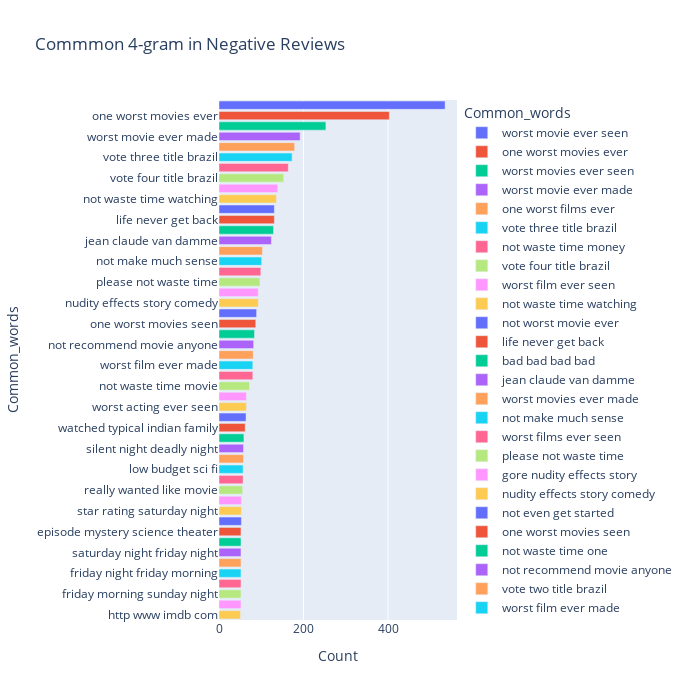

The notebook cell this image was saved under:
### Code cell
#top 50 4-gram negative reviews
most_common_uni = get_top_text_ngrams(df.Reviews_clean[df['Ratings']<=4],50,4)
most_common_uni = dict(most_common_uni)
temp = pd.DataFrame(columns = ["Common_words" , 'Count'])
temp["Common_words"] = list(most_common_uni.keys())
temp["Count"] = list(most_common_uni.values())
fig = px.bar(temp, x="Count", y="Common_words", title='Commmon 4-gram in Negative Reviews', orientation='h', 
             width=700, height=700,color='Common_words')
fig.show()

### Figure 1 — Plotly figure (JSON) as saved in the notebook; plotly's stock layout.template omitted (floating-point values rounded to 4 significant figures)
{"data": [{"alignmentgroup": "True", "hovertemplate": "Common_words=%{y}<br>Count=%{x}<extra></extra>", "legendgroup": "worst movie ever seen", "marker": {"color": "#636efa", "pattern": {"shape": ""}}, "name": "worst movie ever seen", "offsetgroup": "worst movie ever seen", "orientation": "h", "showlegend": true, "textposition": "auto", "type": "bar", "x": [535], "xaxis": "x", "y": ["worst movie ever seen"], "yaxis": "y"}, {"alignmentgroup": "True", "hovertemplate": "Common_words=%{y}<br>Count=%{x}<extra></extra>", "legendgroup": "one worst movies ever", "marker": {"color": "#EF553B", "pattern": {"shape": ""}}, "name": "one worst movies ever", "offsetgroup": "one worst movies ever", "orientation": "h", "showlegend": true, "textposition": "auto", "type": "bar", "x": [403], "xaxis": "x", "y": ["one worst movies ever"], "yaxis": "y"}, {"alignmentgroup": "True", "hovertemplate": "Common_words=%{y}<br>Count=%{x}<extra></extra>", "legendgroup": "worst movies ever seen", "marker": {"color": "#00cc96", "pattern": {"shape": ""}}, "name": "worst movies ever seen", "offsetgroup": "worst movies ever seen", "orientation": "h", "showlegend": true, "textposition": "auto", "type": "bar", "x": [253], "xaxis": "x", "y": ["worst movies ever seen"], "yaxis": "y"}, {"alignmentgroup": "True", "hovertemplate": "Common_words=%{y}<br>Count=%{x}<extra></extra>", "legendgroup": "worst movie ever made", "marker": {"color": "#ab63fa", "pattern": {"shape": ""}}, "name": "worst movie ever made", "offsetgroup": "worst movie ever made", "orientation": "h", "showlegend": true, "textposition": "auto", "type": "bar", "x": [192], "xaxis": "x", "y": ["worst movie ever made"], "yaxis": "y"}, {"alignmentgroup": "True", "hovertemplate": "Common_words=%{y}<br>Count=%{x}<extra></extra>", "legendgroup": "one worst films ever", "marker": {"color": "#FFA15A", "pattern": {"shape": ""}}, "name": "one worst films ever", "offsetgroup": "one worst films ever", "orientation": "h", "showlegend": true, "textposition": "auto", "type": "bar", "x": [179], "xaxis": "x", "y": ["one worst films ever"], "yaxis": "y"}, {"alignmentgroup": "True", "hovertemplate": "Common_words=%{y}<br>Count=%{x}<extra></extra>", "legendgroup": "vote three title brazil", "marker": {"color": "#19d3f3", "pattern": {"shape": ""}}, "name": "vote three title brazil", "offsetgroup": "vote three title brazil", "orientation": "h", "showlegend": true, "textposition": "auto", "type": "bar", "x": [173], "xaxis": "x", "y": ["vote three title brazil"], "yaxis": "y"}, {"alignmentgroup": "True", "hovertemplate": "Common_words=%{y}<br>Count=%{x}<extra></extra>", "legendgroup": "not waste time money", "marker": {"color": "#FF6692", "pattern": {"shape": ""}}, "name": "not waste time money", "offsetgroup": "not waste time money", "orientation": "h", "showlegend": true, "textposition": "auto", "type": "bar", "x": [164], "xaxis": "x", "y": ["not waste time money"], "yaxis": "y"}, {"alignmentgroup": "True", "hovertemplate": "Common_words=%{y}<br>Count=%{x}<extra></extra>", "legendgroup": "vote four title brazil", "marker": {"color": "#B6E880", "pattern": {"shape": ""}}, "name": "vote four title brazil", "offsetgroup": "vote four title brazil", "orientation": "h", "showlegend": true, "textposition": "auto", "type": "bar", "x": [153], "xaxis": "x", "y": ["vote four title brazil"], "yaxis": "y"}, {"alignmentgroup": "True", "hovertemplate": "Common_words=%{y}<br>Count=%{x}<extra></extra>", "legendgroup": "worst film ever seen", "marker": {"color": "#FF97FF", "pattern": {"shape": ""}}, "name": "worst film ever seen", "offsetgroup": "worst film ever seen", "orientation": "h", "showlegend": true, "textposition": "auto", "type": "bar", "x": [139], "xaxis": "x", "y": ["worst film ever seen"], "yaxis": "y"}, {"alignmentgroup": "True", "hovertemplate": "Common_words=%{y}<br>Count=%{x}<extra></extra>", "legendgroup": "not waste time watching", "marker": {"color": "#FECB52", "pattern": {"shape": ""}}, "name": "not waste time watching", "offsetgroup": "not waste time watching", "orientation": "h", "showlegend": true, "textposition": "auto", "type": "bar", "x": [136], "xaxis": "x", "y": ["not waste time watching"], "yaxis": "y"}, {"alignmentgroup": "True", "hovertemplate": "Common_words=%{y}<br>Count=%{x}<extra></extra>", "legendgroup": "not worst movie ever", "marker": {"color": "#636efa", "pattern": {"shape": ""}}, "name": "not worst movie ever", "offsetgroup": "not worst movie ever", "orientation": "h", "showlegend": true, "textposition": "auto", "type": "bar", "x": [131], "xaxis": "x", "y": ["not worst movie ever"], "yaxis": "y"}, {"alignmentgroup": "True", "hovertemplate": "Common_words=%{y}<br>Count=%{x}<extra></extra>", "legendgroup": "life never get back", "marker": {"color": "#EF553B", "pattern": {"shape": ""}}, "name": "life never get back", "offsetgroup": "life never get back", "orientation": "h", "showlegend": true, "textposition": "auto", "type": "bar", "x": [131], "xaxis": "x", "y": ["life never get back"], "yaxis": "y"}, {"alignmentgroup": "True", "hovertemplate": "Common_words=%{y}<br>Count=%{x}<extra></extra>", "legendgroup": "bad bad bad bad", "marker": {"color": "#00cc96", "pattern": {"shape": ""}}, "name": "bad bad bad bad", "offsetgroup": "bad bad bad bad", "orientation": "h", "showlegend": true, "textposition": "auto", "type": "bar", "x": [129], "xaxis": "x", "y": ["bad bad bad bad"], "yaxis": "y"}, {"alignmentgroup": "True", "hovertemplate": "Common_words=%{y}<br>Count=%{x}<extra></extra>", "legendgroup": "jean claude van damme", "marker": {"color": "#ab63fa", "pattern": {"shape": ""}}, "name": "jean claude van damme", "offsetgroup": "jean claude van damme", "orientation": "h", "showlegend": true, "textposition": "auto", "type": "bar", "x": [124], "xaxis": "x", "y": ["jean claude van damme"], "yaxis": "y"}, {"alignmentgroup": "True", "hovertemplate": "Common_words=%{y}<br>Count=%{x}<extra></extra>", "legendgroup": "worst movies ever made", "marker": {"color": "#FFA15A", "pattern": {"shape": ""}}, "name": "worst movies ever made", "offsetgroup": "worst movies ever made", "orientation": "h", "showlegend": true, "textposition": "auto", "type": "bar", "x": [103], "xaxis": "x", "y": ["worst movies ever made"], "yaxis": "y"}, {"alignmentgroup": "True", "hovertemplate": "Common_words=%{y}<br>Count=%{x}<extra></extra>", "legendgroup": "not make much sense", "marker": {"color": "#19d3f3", "pattern": {"shape": ""}}, "name": "not make much sense", "offsetgroup": "not make much sense", "orientation": "h", "showlegend": true, "textposition": "auto", "type": "bar", "x": [101], "xaxis": "x", "y": ["not make much sense"], "yaxis": "y"}, {"alignmentgroup": "True", "hovertemplate": "Common_words=%{y}<br>Count=%{x}<extra></extra>", "legendgroup": "worst films ever seen", "marker": {"color": "#FF6692", "pattern": {"shape": ""}}, "name": "worst films ever seen", "offsetgroup": "worst films ever seen", "orientation": "h", "showlegend": true, "textposition": "auto", "type": "bar", "x": [99], "xaxis": "x", "y": ["worst films ever seen"], "yaxis": "y"}, {"alignmentgroup": "True", "hovertemplate": "Common_words=%{y}<br>Count=%{x}<extra></extra>", "legendgroup": "please not waste time", "marker": {"color": "#B6E880", "pattern": {"shape": ""}}, "name": "please not waste time", "offsetgroup": "please not waste time", "orientation": "h", "showlegend": true, "textposition": "auto", "type": "bar", "x": [97], "xaxis": "x", "y": ["please not waste time"], "yaxis": "y"}, {"alignmentgroup": "True", "hovertemplate": "Common_words=%{y}<br>Count=%{x}<extra></extra>", "legendgroup": "gore nudity effects story", "marker": {"color": "#FF97FF", "pattern": {"shape": ""}}, "name": "gore nudity effects story", "offsetgroup": "gore nudity effects story", "orientation": "h", "showlegend": true, "textposition": "auto", "type": "bar", "x": [93], "xaxis": "x", "y": ["gore nudity effects story"], "yaxis": "y"}, {"alignmentgroup": "True", "hovertemplate": "Common_words=%{y}<br>Count=%{x}<extra></extra>", "legendgroup": "nudity effects story comedy", "marker": {"color": "#FECB52", "pattern": {"shape": ""}}, "name": "nudity effects story comedy", "offsetgroup": "nudity effects story comedy", "orientation": "h", "showlegend": true, "textposition": "auto", "type": "bar", "x": [93], "xaxis": "x", "y": ["nudity effects story comedy"], "yaxis": "y"}, {"alignmentgroup": "True", "hovertemplate": "Common_words=%{y}<br>Count=%{x}<extra></extra>", "legendgroup": "not even get started", "marker": {"color": "#636efa", "pattern": {"shape": ""}}, "name": "not even get started", "offsetgroup": "not even get started", "orientation": "h", "showlegend": true, "textposition": "auto", "type": "bar", "x": [89], "xaxis": "x", "y": ["not even get started"], "yaxis": "y"}, {"alignmentgroup": "True", "hovertemplate": "Common_words=%{y}<br>Count=%{x}<extra></extra>", "legendgroup": "one worst movies seen", "marker": {"color": "#EF553B", "pattern": {"shape": ""}}, "name": "one worst movies seen", "offsetgroup": "one worst movies seen", "orientation": "h", "showlegend": true, "textposition": "auto", "type": "bar", "x": [87], "xaxis": "x", "y": ["one worst movies seen"], "yaxis": "y"}, {"alignmentgroup": "True", "hovertemplate": "Common_words=%{y}<br>Count=%{x}<extra></extra>", "legendgroup": "not waste time one", "marker": {"color": "#00cc96", "pattern": {"shape": ""}}, "name": "not waste time one", "offsetgroup": "not waste time one", "orientation": "h", "showlegend": true, "textposition": "auto", "type": "bar", "x": [84], "xaxis": "x", "y": ["not waste time one"], "yaxis": "y"}, {"alignmentgroup": "True", "hovertemplate": "Common_words=%{y}<br>Count=%{x}<extra></extra>", "legendgroup": "not recommend movie anyone", "marker": {"color": "#ab63fa", "pattern": {"shape": ""}}, "name": "not recommend movie anyone", "offsetgroup": "not recommend movie anyone", "orientation": "h", "showlegend": true, "textposition": "auto", "type": "bar", "x": [82], "xaxis": "x", "y": ["not recommend movie anyone"], "yaxis": "y"}, {"alignmentgroup": "True", "hovertemplate": "Common_words=%{y}<br>Count=%{x}<extra></extra>", "legendgroup": "vote two title brazil", "marker": {"color": "#FFA15A", "pattern": {"shape": ""}}, "name": "vote two title brazil", "offsetgroup": "vote two title brazil", "orientation": "h", "showlegend": true, "textposition": "auto", "type": "bar", "x": [81], "xaxis": "x", "y": ["vote two title brazil"], "yaxis": "y"}, {"alignmentgroup": "True", "hovertemplate": "Common_words=%{y}<br>Count=%{x}<extra></extra>", "legendgroup": "worst film ever made", "marker": {"color": "#19d3f3", "pattern": {"shape": ""}}, "name": "worst film ever made", "offsetgroup": "worst film ever made", "orientation": "h", "showlegend": true, "textposition": "auto", "type": "bar", "x": [80], "xaxis": "x", "y": ["worst film ever made"], "yaxis": "y"}, {"alignmentgroup": "True", "hovertemplate": "Common_words=%{y}<br>Count=%{x}<extra></extra>", "legendgroup": "not even come close", "marker": {"color": "#FF6692", "pattern": {"shape": ""}}, "name": "not even come close", "offsetgroup": "not even come close", "orientation": "h", "showlegend": true, "textposition": "auto", "type": "bar", "x": [80], "xaxis": "x", "y": ["not even come close"], "yaxis": "y"}, {"alignmentgroup": "True", "hovertemplate": "Common_words=%{y}<br>Count=%{x}<extra></extra>", "legendgroup": "not waste time movie", "marker": {"color": "#B6E880", "pattern": {"shape": ""}}, "name": "not waste time movie", "offsetgroup": "not waste time movie", "orientation": "h", "showlegend": true, "textposition": "auto", "type": "bar", "x": [72], "xaxis": "x", "y": ["not waste time movie"], "yaxis": "y"}, {"alignmentgroup": "True", "hovertemplate": "Common_words=%{y}<br>Count=%{x}<extra></extra>", "legendgroup": "movie ever seen not", "marker": {"color": "#FF97FF", "pattern": {"shape": ""}}, "name": "movie ever seen not", "offsetgroup": "movie ever seen not", "orientation": "h", "showlegend": true, "textposition": "auto", "type": "bar", "x": [65], "xaxis": "x", "y": ["movie ever seen not"], "yaxis": "y"}, {"alignmentgroup": "True", "hovertemplate": "Common_words=%{y}<br>Count=%{x}<extra></extra>", "legendgroup": "worst acting ever seen", "marker": {"color": "#FECB52", "pattern": {"shape": ""}}, "name": "worst acting ever seen", "offsetgroup": "worst acting ever seen", "orientation": "h", "showlegend": true, "textposition": "auto", "type": "bar", "x": [65], "xaxis": "x", "y": ["worst acting ever seen"], "yaxis": "y"}, {"alignmentgroup": "True", "hovertemplate": "Common_words=%{y}<br>Count=%{x}<extra></extra>", "legendgroup": "worst films ever made", "marker": {"color": "#636efa", "pattern": {"shape": ""}}, "name": "worst films ever made", "offsetgroup": "worst films ever made", "orientation": "h", "showlegend": true, "textposition": "auto", "type": "bar", "x": [64], "xaxis": "x", "y": ["worst films ever made"], "yaxis": "y"}, {"alignmentgroup": "True", "hovertemplate": "Common_words=%{y}<br>Count=%{x}<extra></extra>", "legendgroup": "watched typical indian family", "marker": {"color": "#EF553B", "pattern": {"shape": ""}}, "name": "watched typical indian family", "offsetgroup": "watched typical indian family", "orientation": "h", "showlegend": true, "textposition": "auto", "type": "bar", "x": [62], "xaxis": "x", "y": ["watched typical indian family"], "yaxis": "y"}, {"alignmentgroup": "True", "hovertemplate": "Common_words=%{y}<br>Count=%{x}<extra></extra>", "legendgroup": "ever seen entire life", "marker": {"color": "#00cc96", "pattern": {"shape": ""}}, "name": "ever seen entire life", "offsetgroup": "ever seen entire life", "orientation": "h", "showlegend": true, "textposition": "auto", "type": "bar", "x": [59], "xaxis": "x", "y": ["ever seen entire life"], "yaxis": "y"}, {"alignmentgroup": "True", "hovertemplate": "Common_words=%{y}<br>Count=%{x}<extra></extra>", "legendgroup": "silent night deadly night", "marker": {"color": "#ab63fa", "pattern": {"shape": ""}}, "name": "silent night deadly night", "offsetgroup": "silent night deadly night", "orientation": "h", "showlegend": true, "textposition": "auto", "type": "bar", "x": [58], "xaxis": "x", "y": ["silent night deadly night"], "yaxis": "y"}, {"alignmentgroup": "True", "hovertemplate": "Common_words=%{y}<br>Count=%{x}<extra></extra>", "legendgroup": "title brazil not available", "marker": {"color": "#FFA15A", "pattern": {"shape": ""}}, "name": "title brazil not available", "offsetgroup": "title brazil not available", "orientation": "h", "showlegend": true, "textposition": "auto", "type": "bar", "x": [58], "xaxis": "x", "y": ["title brazil not available"], "yaxis": "y"}, {"alignmentgroup": "True", "hovertemplate": "Common_words=%{y}<br>Count=%{x}<extra></extra>", "legendgroup": "low budget sci fi", "marker": {"color": "#19d3f3", "pattern": {"shape": ""}}, "name": "low budget sci fi", "offsetgroup": "low budget sci fi", "orientation": "h", "showlegend": true, "textposition": "auto", "type": "bar", "x": [57], "xaxis": "x", "y": ["low budget sci fi"], "yaxis": "y"}, {"alignmentgroup": "True", "hovertemplate": "Common_words=%{y}<br>Count=%{x}<extra></extra>", "legendgroup": "not get wrong not", "marker": {"color": "#FF6692", "pattern": {"shape": ""}}, "name": "not get wrong not", "offsetgroup": "not get wrong not", "orientation": "h", "showlegend": true, "textposition": "auto", "type": "bar", "x": [57], "xaxis": "x", "y": ["not get wrong not"], "yaxis": "y"}, {"alignmentgroup": "True", "hovertemplate": "Common_words=%{y}<br>Count=%{x}<extra></extra>", "legendgroup": "really wanted like movie", "marker": {"color": "#B6E880", "pattern": {"shape": ""}}, "name": "really wanted like movie", "offsetgroup": "really wanted like movie", "orientation": "h", "showlegend": true, "textposition": "auto", "type": "bar", "x": [56], "xaxis": "x", "y": ["really wanted like movie"], "yaxis": "y"}, {"alignmentgroup": "True", "hovertemplate": "Common_words=%{y}<br>Count=%{x}<extra></extra>", "legendgroup": "not even bad good", "marker": {"color": "#FF97FF", "pattern": {"shape": ""}}, "name": "not even bad good", "offsetgroup": "not even bad good", "orientation": "h", "showlegend": true, "textposition": "auto", "type": "bar", "x": [53], "xaxis": "x", "y": ["not even bad good"], "yaxis": "y"}, {"alignmentgroup": "True", "hovertemplate": "Common_words=%{y}<br>Count=%{x}<extra></extra>", "legendgroup": "star rating saturday night", "marker": {"color": "#FECB52", "pattern": {"shape": ""}}, "name": "star rating saturday night", "offsetgroup": "star rating saturday night", "orientation": "h", "showlegend": true, "textposition": "auto", "type": "bar", "x": [53], "xaxis": "x", "y": ["star rating saturday night"], "yaxis": "y"}, {"alignmentgroup": "True", "hovertemplate": "Common_words=%{y}<br>Count=%{x}<extra></extra>", "legendgroup": "rating saturday night friday", "marker": {"color": "#636efa", "pattern": {"shape": ""}}, "name": "rating saturday night friday", "offsetgroup": "rating saturday night friday", "orientation": "h", "showlegend": true, "textposition": "auto", "type": "bar", "x": [53], "xaxis": "x", "y": ["rating saturday night friday"], "yaxis": "y"}, {"alignmentgroup": "True", "hovertemplate": "Common_words=%{y}<br>Count=%{x}<extra></extra>", "legendgroup": "episode mystery science theater", "marker": {"color": "#EF553B", "pattern": {"shape": ""}}, "name": "episode mystery science theater", "offsetgroup": "episode mystery science theater", "orientation": "h", "showlegend": true, "textposition": "auto", "type": "bar", "x": [52], "xaxis": "x", "y": ["episode mystery science theater"], "yaxis": "y"}, {"alignmentgroup": "True", "hovertemplate": "Common_words=%{y}<br>Count=%{x}<extra></extra>", "legendgroup": "not even make sense", "marker": {"color": "#00cc96", "pattern": {"shape": ""}}, "name": "not even make sense", "offsetgroup": "not even make sense", "orientation": "h", "showlegend": true, "textposition": "auto", "type": "bar", "x": [52], "xaxis": "x", "y": ["not even make sense"], "yaxis": "y"}, {"alignmentgroup": "True", "hovertemplate": "Common_words=%{y}<br>Count=%{x}<extra></extra>", "legendgroup": "saturday night friday night", "marker": {"color": "#ab63fa", "pattern": {"shape": ""}}, "name": "saturday night friday night", "offsetgroup": "saturday night friday night", "orientation": "h", "showlegend": true, "textposition": "auto", "type": "bar", "x": [52], "xaxis": "x", "y": ["saturday night friday night"], "yaxis": "y"}, {"alignmentgroup": "True", "hovertemplate": "Common_words=%{y}<br>Count=%{x}<extra></extra>", "legendgroup": "night friday night friday", "marker": {"color": "#FFA15A", "pattern": {"shape": ""}}, "name": "night friday night friday", "offsetgroup": "night friday night friday", "orientation": "h", "showlegend": true, "textposition": "auto", "type": "bar", "x": [52], "xaxis": "x", "y": ["night friday night friday"], "yaxis": "y"}, {"alignmentgroup": "True", "hovertemplate": "Common_words=%{y}<br>Count=%{x}<extra></extra>", "legendgroup": "friday night friday morning", "marker": {"color": "#19d3f3", "pattern": {"shape": ""}}, "name": "friday night friday morning", "offsetgroup": "friday night friday morning", "orientation": "h", "showlegend": true, "textposition": "auto", "type": "bar", "x": [52], "xaxis": "x", "y": ["friday night friday morning"], "yaxis": "y"}, {"alignmentgroup": "True", "hovertemplate": "Common_words=%{y}<br>Count=%{x}<extra></extra>", "legendgroup": "night friday morning sunday", "marker": {"color": "#FF6692", "pattern": {"shape": ""}}, "name": "night friday morning sunday", "offsetgroup": "night friday morning sunday", "orientation": "h", "showlegend": true, "textposition": "auto", "type": "bar", "x": [52], "xaxis": "x", "y": ["night friday morning sunday"], "yaxis": "y"}, {"alignmentgroup": "True", "hovertemplate": "Common_words=%{y}<br>Count=%{x}<extra></extra>", "legendgroup": "friday morning sunday night", "marker": {"color": "#B6E880", "pattern": {"shape": ""}}, "name": "friday morning sunday night", "offsetgroup": "friday morning sunday night", "orientation": "h", "showlegend": true, "textposition": "auto", "type": "bar", "x": [52], "xaxis": "x", "y": ["friday morning sunday night"], "yaxis": "y"}, {"alignmentgroup": "True", "hovertemplate": "Common_words=%{y}<br>Count=%{x}<extra></extra>", "legendgroup": "morning sunday night monday", "marker": {"color": "#FF97FF", "pattern": {"shape": ""}}, "name": "morning sunday night monday", "offsetgroup": "morning sunday night monday", "orientation": "h", "showlegend": true, "textposition": "auto", "type": "bar", "x": [52], "xaxis": "x", "y": ["morning sunday night monday"], "yaxis": "y"}, {"alignmentgroup": "True", "hovertemplate": "Common_words=%{y}<br>Count=%{x}<extra></extra>", "legendgroup": "http www imdb com", "marker": {"color": "#FECB52", "pattern": {"shape": ""}}, "name": "http www imdb com", "offsetgroup": "http www imdb com", "orientation": "h", "showlegend": true, "textposition": "auto", "type": "bar", "x": [51], "xaxis": "x", "y": ["http www imdb com"], "yaxis": "y"}], "layout": {"barmode": "relative", "height": 700, "legend": {"title": {"text": "Common_words"}, "tracegroupgap": 0}, "title": {"text": "Commmon 4-gram in Negative Reviews"}, "width": 700, "xaxis": {"anchor": "y", "autorange": true, "domain": [0, 1], "range": [0, 563.2], "title": {"text": "Count"}, "type": "linear"}, "yaxis": {"anchor": "x", "autorange": true, "categoryarray": ["http www imdb com", "morning sunday night monday", "friday morning sunday night", "night friday morning sunday", "friday night friday morning", "night friday night friday", "saturday night friday night", "not even make sense", "episode mystery science theater", "rating saturday night friday", "star rating saturday night", "not even bad good", "really wanted like movie", "not get wrong not", "low budget sci fi", "title brazil not available", "silent night deadly night", "ever seen entire life", "watched typical indian family", "worst films ever made", "worst acting ever seen", "movie ever seen not", "not waste time movie", "not even come close", "worst film ever made", "vote two title brazil", "not recommend movie anyone", "not waste time one", "one worst movies seen", "not even get started", "nudity effects story comedy", "gore nudity effects story", "please not waste time", "worst films ever seen", "not make much sense", "worst movies ever made", "jean claude van damme", "bad bad bad bad", "life never get back", "not worst movie ever", "not waste time watching", "worst film ever seen", "vote four title brazil", "not waste time money", "vote three title brazil", "one worst films ever", "worst movie ever made", "worst movies ever seen", "one worst movies ever", "worst movie ever seen"], "categoryorder": "array", "domain": [0, 1], "range": [-0.5, 49.5], "title": {"text": "Common_words"}, "type": "category"}}}
